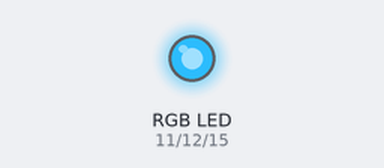
Recording of a program running on a simulated Raspberry Pi (header pin numbers). Shown: an RGB LED mixed from three pins (HIGH = lit). Dim RGB values are drawn brighter than linear; random numbers come from a fixed seed.

Above: at 0.1 s.
At 5.1 s:
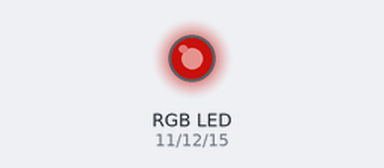
At 10.1 s:
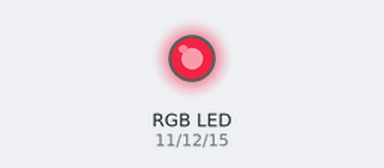
At 20.1 s:
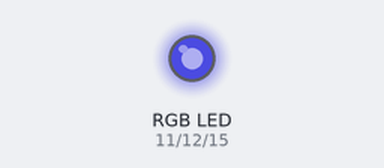
At 30.1 s:
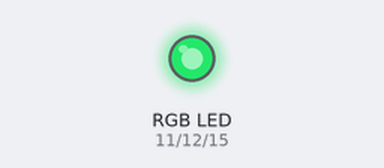
At 39.75 s:
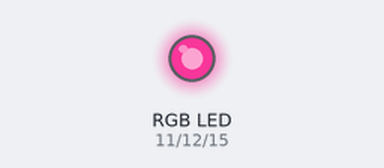
Timing chart, 0 to 40.0 s (numbered marks = the images above):
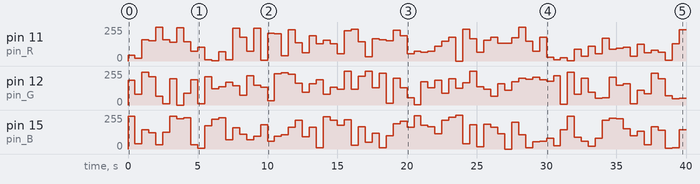

Measured:
- by itself, pin 11 (pin_R): 0/255 → 43/255 at 0.00 s, → 20/255 0.50 s later, → 161/255 0.50 s later, → 153/255 0.50 s later, … (80 changes in this stretch)
- by itself, pin 12 (pin_G): 0/255 → 184/255 at 0.00 s, → 82/255 0.50 s later, → 247/255 0.50 s later, → 212/255 0.50 s later, … (80 changes in this stretch)

The program:

COLOR_IT.py
```python
import RPi.GPIO as GPIO
import time
import random

pins= {'pin_R': 11, 'pin_G': 12,'pin_B': 15}
def setup():
    global r, g, b
    GPIO.setmode(GPIO.BOARD)
    for p in pins:
        GPIO.setup(pins[p], GPIO.OUT)
        GPIO.output(pins[p], GPIO.HIGH)
    r = GPIO.PWM(pins['pin_R'], 2000)
    g = GPIO.PWM(pins['pin_G'], 2000)
    b = GPIO.PWM(pins['pin_B'], 2000)

    r.start(0)
    g.start(0)
    b.start(0)

def setColor(r_val, g_val, b_val):
    r.ChangeDutyCycle(r_val)
    g.ChangeDutyCycle(g_val)
    b.ChangeDutyCycle(b_val)

def loop():
    while True:
        r_sel = random.randint(0, 100)
        g_sel = random.randint(0, 100)
        b_sel = random.randint(0, 100)
        setColor(r_sel, g_sel, b_sel)
        time.sleep(0.5)
def destroy():
    r.stop()
    g.stop()
    b.stop()

if __name__ =="__main__":
    setup()

    try:
        loop()
    except KeyboardInterrupt:
        destroy()
        
```
